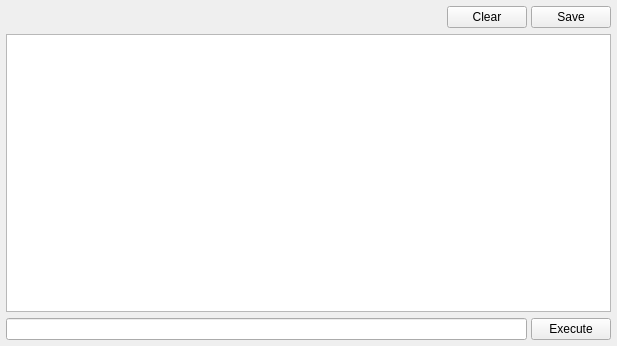
<?xml version="1.0" encoding="UTF-8"?>
<ui version="4.0">
 <class>ZEDConsoleWidget</class>
 <widget class="QWidget" name="ZEDConsoleWidget">
  <property name="geometry">
   <rect>
    <x>0</x>
    <y>0</y>
    <width>617</width>
    <height>346</height>
   </rect>
  </property>
  <property name="windowTitle">
   <string>Console</string>
  </property>
  <layout class="QVBoxLayout" name="verticalLayout">
   <property name="spacing">
    <number>6</number>
   </property>
   <property name="leftMargin">
    <number>6</number>
   </property>
   <property name="topMargin">
    <number>6</number>
   </property>
   <property name="rightMargin">
    <number>6</number>
   </property>
   <property name="bottomMargin">
    <number>6</number>
   </property>
   <item>
    <layout class="QHBoxLayout" name="horizontalLayout_2">
     <property name="spacing">
      <number>4</number>
     </property>
     <item>
      <spacer name="horizontalSpacer">
       <property name="orientation">
        <enum>Qt::Horizontal</enum>
       </property>
       <property name="sizeHint" stdset="0">
        <size>
         <width>40</width>
         <height>20</height>
        </size>
       </property>
      </spacer>
     </item>
     <item>
      <widget class="QPushButton" name="btnClear">
       <property name="text">
        <string>Clear</string>
       </property>
      </widget>
     </item>
     <item>
      <widget class="QPushButton" name="btnSave">
       <property name="text">
        <string>Save</string>
       </property>
      </widget>
     </item>
    </layout>
   </item>
   <item>
    <widget class="QTextEdit" name="txtOutput">
     <property name="readOnly">
      <bool>true</bool>
     </property>
    </widget>
   </item>
   <item>
    <layout class="QHBoxLayout" name="horizontalLayout">
     <property name="spacing">
      <number>4</number>
     </property>
     <item>
      <widget class="QLineEdit" name="txtCommand"/>
     </item>
     <item>
      <widget class="QPushButton" name="btnExecute">
       <property name="text">
        <string>Execute</string>
       </property>
      </widget>
     </item>
    </layout>
   </item>
  </layout>
 </widget>
 <resources/>
 <connections/>
</ui>
